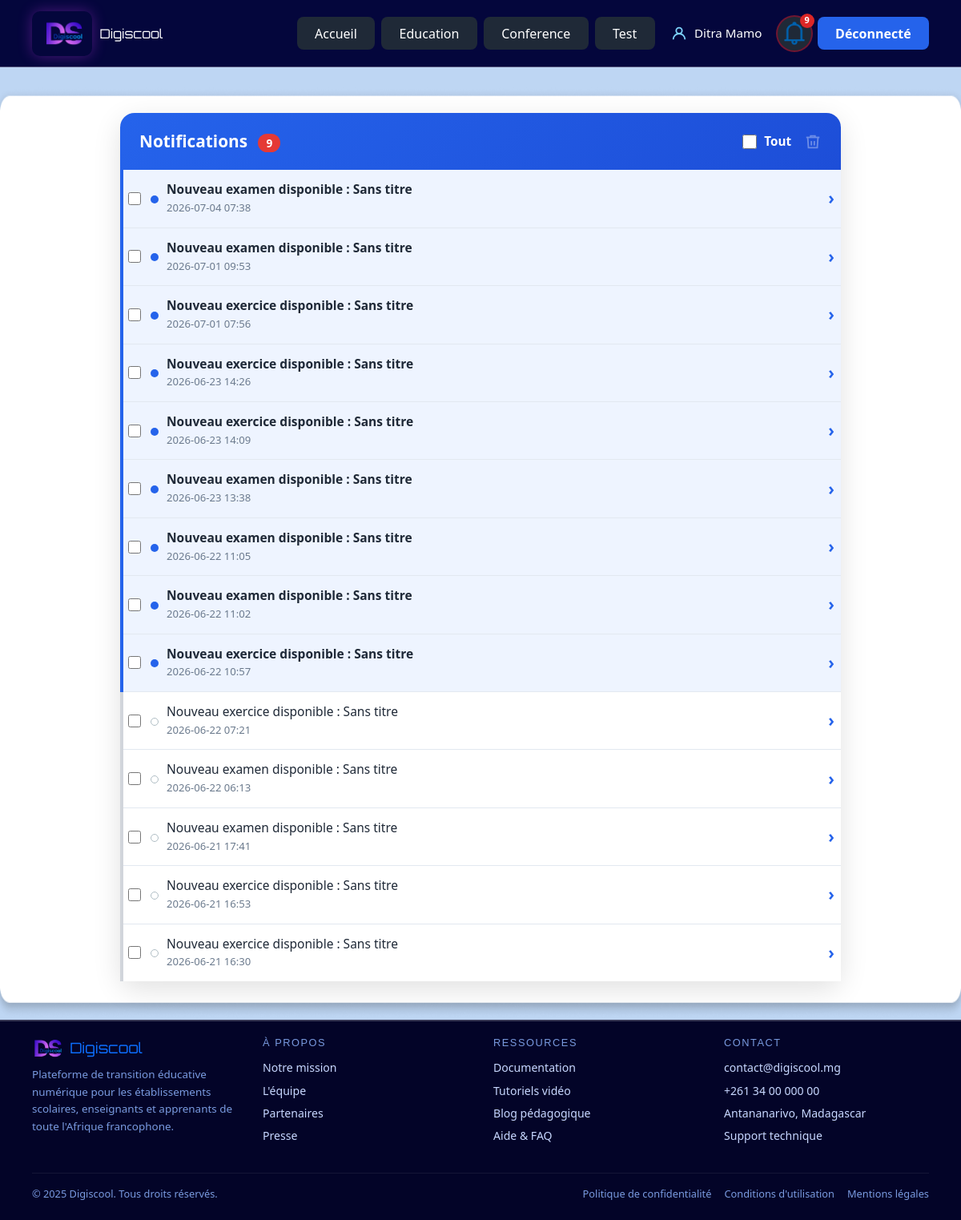
The page /user/notifications (signed in) on the database its author committed.
### tables this page shows
CREATE TABLE notifications (
                id INTEGER PRIMARY KEY AUTOINCREMENT,
                user_id INTEGER NOT NULL,
                message TEXT NOT NULL,
                is_read INTEGER NOT NULL DEFAULT 0,
                created_at DATETIME DEFAULT CURRENT_TIMESTAMP, target_url TEXT DEFAULT '',
                FOREIGN KEY(user_id) REFERENCES users(id)
            );

### app.py (the view)
@app.route('/user/notifications')
@login_required
def user_notifications():
    with get_db() as db:
        notifications = db.execute('SELECT * FROM notifications WHERE user_id=? ORDER BY created_at DESC', (session['user_id'],)).fetchall()
        notif_count = db.execute('SELECT COUNT(*) FROM notifications WHERE user_id=? AND is_read=0', (session['user_id'],)).fetchone()[0]
    return render_template('user/notifications.html', notifications=notifications, user_name=session.get('name'), notif_count=notif_count)

### app.py (called while the page is built)
def get_db():
    conn = sqlite3.connect(DB_PATH)
    conn.row_factory = sqlite3.Row
    return conn

def login_required(view):
    @wraps(view)
    def wrapped_view(*args, **kwargs):
        if 'user_id' not in session:
            return redirect(url_for('index'))
        return view(*args, **kwargs)
    return wrapped_view

### templates/user/notifications.html (shortened to what this page needs)
{% extends "user/dashboard.html" %}
{% block content %}
<div class="page-body">
  <div class="notif-container">
    <div class="notif-header">
      <div>
        Notifications
        <span id="badge-live" style="background:#e53935;border-radius:20px;padding:2px 10px;font-size:.85rem;margin-left:8px;">{{ notif_count }}</span>
      </div>
      {% if notifications %}
      <div class="notif-header-actions">
        <label class="notif-select-all">
          <input type="checkbox" id="notif-select-all" onchange="toggleAllNotifications(this)">
          <span>Tout</span>
        </label>
        <button type="button" class="notif-delete-btn" id="btn-delete-selected" title="Supprimer la sélection" disabled>
          <svg viewBox="0 0 24 24">
            <polyline points="3 6 5 6 21 6"/>
            <path d="M19 6l-1 14H6L5 6"/>
            <path d="M10 11v6"/><path d="M14 11v6"/>
            <path d="M9 6V4h6v2"/>
          </svg>
        </button>
      </div>
      {% endif %}
    </div>
    {% if notifications %}
    <table class="notif-table" id="notif-list">
      <tbody>
        {% for notif in notifications %}
        <tr class="notif-row {% if not notif.is_read %}unread{% else %}read{% endif %}"
            id="notif-{{ notif.id }}">
          <td class="td-cb" onclick="event.stopPropagation()">
            <input type="checkbox" class="notif-check" value="{{ notif.id }}" onchange="syncSelectAll()">
          </td>
          <td class="td-dot">
            <span class="notif-dot"></span>
          </td>
          <td class="td-msg"
              onclick="openNotif(event, {{ notif.id }}, '{{ notif.target_url or '/user/test' }}')">
            <div class="notif-message">{{ notif.message if notif.message else 'Aucun message disponible.' }}</div>
            <div class="notif-time">{{ notif.created_at[:16].replace('T', ' ') if notif.created_at else '' }}</div>
          </td>
          <td class="td-arrow"
              onclick="openNotif(event, {{ notif.id }}, '{{ notif.target_url or '/user/test' }}')">›</td>
        </tr>
        {% endfor %}
      </tbody>
    </table>
    {% endif %}
  </div>
</div>
{% endblock %}

### templates/user/dashboard.html (style rules this page uses)
:root { --bg-main: #BED6F3; --card-bg: #fff; --text-dark: #1a1a2e; --text-muted: #4b5563; --icon-blue: #2563eb; --dot-color: #93b4db; --ds-cyan: #00c8ff; --ds-pink: #d63af9; --ds-muted: #7a9be0; --ds-text: #c8d8ff; --font-ui: 'Segoe UI', system-ui, sans-serif; }
* { box-sizing: border-box; margin: 0; padding: 0 }
body { background: var(--bg-main); font-family: var(--font-ui); min-height: 100vh; display: flex; flex-direction: column }

### templates/user/notifications.html (style rules this page uses)
.page-body { background-image: url('/static/components/Rectangle 18.png'); background-size: 100% 100%; flex: 1; padding: 32px 40px 48px; display: flex; flex-direction: column; align-items: center; gap: 24px; margin-top: 25px; min-height: calc(100vh - 157px); }
.notif-container { width: 100%; max-width: 900px; background: #fff; border-radius: 18px; box-shadow: 0 10px 35px rgba(0,0,0,.12); }
.notif-header { background: linear-gradient(135deg, #2563eb 0%, #1d4ed8 100%); color: #fff; padding: 20px 24px; font-size: 1.3rem; font-weight: 700; display: flex; justify-content: space-between; align-items: center; border-radius: 18px 18px 0 0; }
.notif-header-actions { display: flex; gap: 1rem; align-items: center; }
.notif-select-all { display: flex; align-items: center; gap: .6rem; color: #fff; cursor: pointer; font-size: .95rem; user-select: none; }
.notif-select-all input { width:18px; height:18px; accent-color:#fff; cursor:pointer; margin:0; }
.notif-delete-btn { border:none; background:transparent; cursor:pointer; display:inline-flex; align-items:center; opacity:.85; padding:0; transition:opacity .15s; }
.notif-delete-btn svg { width:22px; height:22px; stroke:#fff; fill:none; stroke-width:2; }
table.notif-table { width: 100%; border-collapse: collapse; table-layout: fixed; }
table.notif-table tr.notif-row { border-bottom: 1px solid #e2e8f0; cursor: pointer; transition: background .2s; border-left: 4px solid transparent; }
table.notif-table tr.notif-row:last-child { border-bottom: none; }
table.notif-table tr.notif-row.unread { background: #eef4ff; border-left-color: #2563eb; }
table.notif-table tr.notif-row.read { background: #fff; border-left-color: #d1d5db; }
table.notif-table td { padding: 14px 6px; vertical-align: middle; white-space: nowrap; }
td.td-cb { width: 30px; padding-left: 16px; }
td.td-cb input[type="checkbox"] { width:16px; height:16px; accent-color:#2563eb; cursor:pointer; margin:0; display:block; }
td.td-dot { width: 20px; }
.notif-dot { display: inline-block; width:10px; height:10px; border-radius:50%; background:#2563eb; }
tr.notif-row.read .notif-dot { background:transparent; border:1.5px solid #b0bec5; }
td.td-msg { width: auto; white-space: normal; padding-left: 8px; padding-right: 8px; }
.notif-message { color:#1f2937; font-size:.97rem; line-height:1.4; margin-bottom:2px; font-weight:normal; }
tr.notif-row.unread .notif-message { font-weight:700; }
.notif-time { color:#6b7a8d; font-size:.82rem; }
td.td-arrow { width: 24px; color:#2563eb; font-size:1.3rem; font-weight:700; text-align:center; }

### templates/footer.html (style rules this page uses)
:root { --ds-navy: #07094a; --ds-deep: #0b0d5e; --ds-blue: #1a3de4; --ds-cyan: #00c8ff; --ds-pink: #d63af9; --ds-text: #c8d8ff; --ds-muted: #7a9be0; }

### rows shown on the page
notifications: message "Nouveau examen disponible : Sans titre", created_at "2026-07-04 07:38"
notifications: message "Nouveau examen disponible : Sans titre", created_at "2026-07-01 09:53"
notifications: message "Nouveau exercice disponible : Sans titre", created_at "2026-07-01 07:56"
notifications: message "Nouveau exercice disponible : Sans titre", created_at "2026-06-23 14:26"
notifications: message "Nouveau exercice disponible : Sans titre", created_at "2026-06-23 14:09"
notifications: message "Nouveau examen disponible : Sans titre", created_at "2026-06-23 13:38"
notifications: message "Nouveau examen disponible : Sans titre", created_at "2026-06-22 11:05"
notifications: message "Nouveau examen disponible : Sans titre", created_at "2026-06-22 11:02"
notifications: message "Nouveau exercice disponible : Sans titre", created_at "2026-06-22 10:57"
notifications: message "Nouveau exercice disponible : Sans titre", created_at "2026-06-22 07:21"
notifications: message "Nouveau examen disponible : Sans titre", created_at "2026-06-22 06:13"
notifications: message "Nouveau examen disponible : Sans titre", created_at "2026-06-21 17:41"
notifications: message "Nouveau exercice disponible : Sans titre", created_at "2026-06-21 16:53"
notifications: message "Nouveau exercice disponible : Sans titre", created_at "2026-06-21 16:30"

### other values the page prints
{{ user_name|default('Nom user') }} "Ditra Mamo"
{{ notif_count }} "9"
